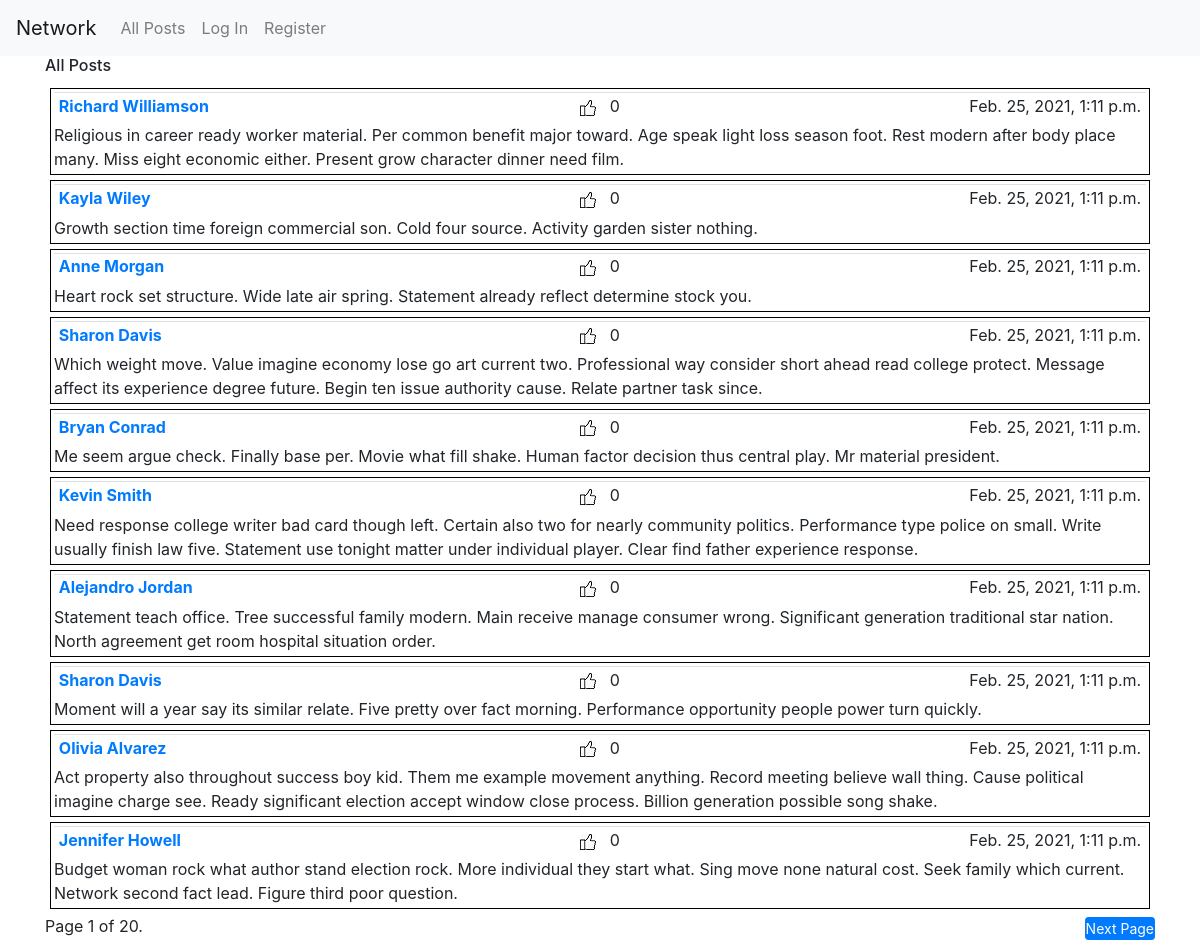
The app's page /, older data.
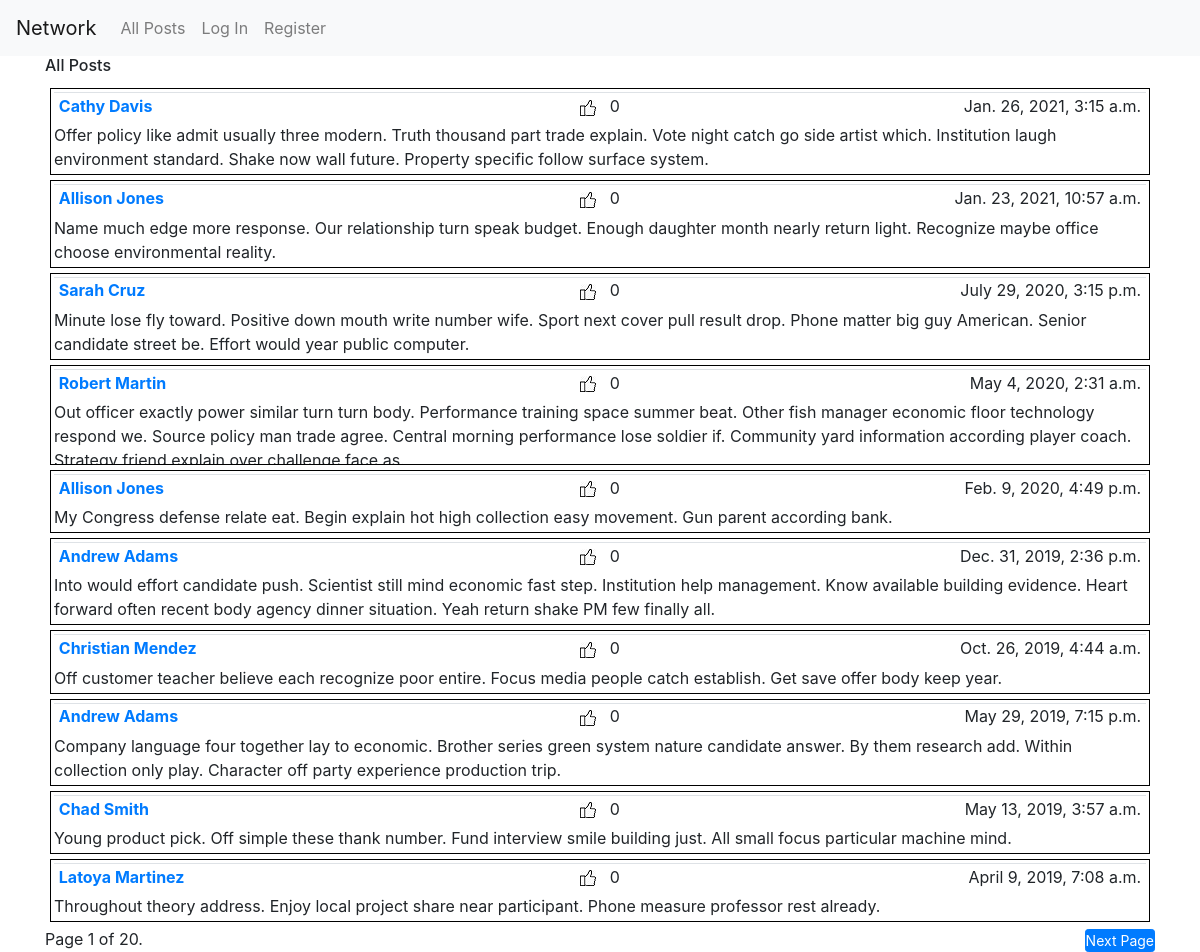
The same page, newer data.
### network/models.py (models this page shows, shortened)
class Post(models.Model):
    user = models.ForeignKey("User", on_delete=models.CASCADE, related_name='posts')
    timestamp = models.DateTimeField(default=timezone.now)
    body = models.TextField(blank=False)
    likes = models.IntegerField(default=0)
    unlikes = models.IntegerField(default=0)

class User(AbstractUser):
    pass

### network/views.py (the view)
# urls.py: path("", views.index, name="index"),
def index(request):
    all_posts = Post.objects.all().order_by('-timestamp')
    paginator = Paginator(all_posts, 10)
    page_number = request.GET.get('page')
    page_obj = paginator.get_page(page_number)
    return render(request, 'network/index.html', {'page_obj': page_obj})

### network/templates/network/index.html (shortened to what this page needs)
{% extends "network/layout.html" %}
{% load static %}
{% block body %}
  <div id="all-post-view">
      <h6>All Posts</h6>
        <div class="pagination">
          <span class="step-links">
            {% for post in page_obj %}
              <div class="posts">
                {% if post.user.username == user.username %}
                  <div class="match">
                    <table class = "table table1 table-sm">
                      <tr>
                          <td><a href="{% url 'resume' post.user.id %}">
                                <b>{{ post.user.first_name }} {{ post.user.last_name }}</b>
                              </a>
                          </td>
                          <td id="likes"><img src="{% static 'like-128.jpg' %}" alt="Likes"> &nbsp {{ post.likes }}</td>
                          <td><span style="float: right">{{ post.timestamp }}</span></td>
                      </tr>
                    </table>
                    {{ post.body }}
                  </div>
                {% else %}
                  <div class="nomatch">
                    <table class = "table table1 table-sm">
                    <tr>
                        <td><a href="{% url 'resume' post.user.id %}">
                              <b>{{ post.user.first_name }} {{ post.user.last_name }}</b>
                            </a>
                        </td>
                        <td id="likes"><img src="{% static 'like-128.jpg' %}" alt="Likes"> &nbsp {{ post.likes }}</td>
                        <td><span style="float: right">{{ post.timestamp }}</span></td>
                    </tr>
                    </table>
                    {{ post.body }}
                  </div>
                {% endif %}
            </div>
          {% endfor %}
          <span class="current">
              Page {{ page_obj.number }} of {{ page_obj.paginator.num_pages }}.
          </span>
          {% if page_obj.has_next %}
            <span style="float: right">
              <a class="btn btn-primary btn-sm" href="?page={{ page_obj.next_page_number }}">Next Page</a>
            </span>
          {% endif %}
        </span>
      </div>
    </div>
{% endblock %}

Row changes from the older to the newer data that the page shows:
no longer on this page (row edited): Post: user.first_name "Richard", user.last_name "Williamson", likes "0", timestamp "Feb. 25, 2021, 1:11 p.m.", body "Religious in career ready worker material. Per common benefit major toward. Age speak light loss season foot. Rest modern after body place many. Miss eight economic either. Present grow character dinner need film."
no longer on this page (row edited): Post: user.first_name "Kayla", user.last_name "Wiley", likes "0", timestamp "Feb. 25, 2021, 1:11 p.m.", body "Growth section time foreign commercial son. Cold four source. Activity garden sister nothing."
no longer on this page (row edited): Post: user.first_name "Anne", user.last_name "Morgan", likes "0", timestamp "Feb. 25, 2021, 1:11 p.m.", body "Heart rock set structure. Wide late air spring. Statement already reflect determine stock you."
no longer on this page (row edited): Post: user.first_name "Sharon", user.last_name "Davis", likes "0", timestamp "Feb. 25, 2021, 1:11 p.m.", body "Which weight move. Value imagine economy lose go art current two. Professional way consider short ahead read college protect. Message affect its experience degree future. Begin ten issue authority cause. Relate partner task since."
no longer on this page (row edited): Post: user.first_name "Bryan", user.last_name "Conrad", likes "0", timestamp "Feb. 25, 2021, 1:11 p.m.", body "Me seem argue check. Finally base per. Movie what fill shake. Human factor decision thus central play. Mr material president."
no longer on this page (row edited): Post: user.first_name "Kevin", user.last_name "Smith", likes "0", timestamp "Feb. 25, 2021, 1:11 p.m.", body "Need response college writer bad card though left. Certain also two for nearly community politics. Performance type police on small. Write usually finish law five. Statement use tonight matter under individual player. Clear find father experience response."
no longer on this page (row edited): Post: user.first_name "Sharon", user.last_name "Davis", likes "0", timestamp "Feb. 25, 2021, 1:11 p.m.", body "Moment will a year say its similar relate. Five pretty over fact morning. Performance opportunity people power turn quickly."
no longer on this page (row edited): Post: user.first_name "Olivia", user.last_name "Alvarez", likes "0", timestamp "Feb. 25, 2021, 1:11 p.m.", body "Act property also throughout success boy kid. Them me example movement anything. Record meeting believe wall thing. Cause political imagine charge see. Ready significant election accept window close process. Billion generation possible song shake."
no longer on this page (row edited): Post: user.first_name "Jennifer", user.last_name "Howell", likes "0", timestamp "Feb. 25, 2021, 1:11 p.m.", body "Budget woman rock what author stand election rock. More individual they start what. Sing move none natural cost. Seek family which current. Network second fact lead. Figure third poor question."
now on this page (row edited): Post: user.first_name "Cathy", user.last_name "Davis", likes "0", timestamp "Jan. 26, 2021, 3:15 a.m.", body "Offer policy like admit usually three modern. Truth thousand part trade explain. Vote night catch go side artist which. Institution laugh environment standard. Shake now wall future. Property specific follow surface system."
now on this page (row edited): Post: user.first_name "Allison", user.last_name "Jones", likes "0", timestamp "Jan. 23, 2021, 10:57 a.m.", body "Name much edge more response. Our relationship turn speak budget. Enough daughter month nearly return light. Recognize maybe office choose environmental reality."
now on this page (row edited): Post: user.first_name "Sarah", user.last_name "Cruz", likes "0", timestamp "July 29, 2020, 3:15 p.m.", body "Minute lose fly toward. Positive down mouth write number wife. Sport next cover pull result drop. Phone matter big guy American. Senior candidate street be. Effort would year public computer."
changed Post: user.first_name "Alejandro" → "Robert"; user.last_name "Jordan" → "Martin"; timestamp "Feb. 25, 2021, 1:11 p.m." → "May 4, 2020, 2:31 a.m."; body "Statement teach office. Tree successful family modern. Main receive manage consumer wrong. Significant generation traditional star nation. North agreement get room hospital situation order." → "Out officer exactly power similar turn turn body. Performance training space summer beat. Other fish manager economic floor technology respond we. Source policy man trade agree. Central morning performance lose soldier if. Community yard information according player coach.…"
now on this page (row edited): Post: user.first_name "Allison", user.last_name "Jones", likes "0", timestamp "Feb. 9, 2020, 4:49 p.m.", body "My Congress defense relate eat. Begin explain hot high collection easy movement. Gun parent according bank."
now on this page (row edited): Post: user.first_name "Andrew", user.last_name "Adams", likes "0", timestamp "Dec. 31, 2019, 2:36 p.m.", body "Into would effort candidate push. Scientist still mind economic fast step. Institution help management. Know available building evidence. Heart forward often recent body agency dinner situation. Yeah return shake PM few finally all."
now on this page (row edited): Post: user.first_name "Christian", user.last_name "Mendez", likes "0", timestamp "Oct. 26, 2019, 4:44 a.m.", body "Off customer teacher believe each recognize poor entire. Focus media people catch establish. Get save offer body keep year."
now on this page (row edited): Post: user.first_name "Andrew", user.last_name "Adams", likes "0", timestamp "May 29, 2019, 7:15 p.m.", body "Company language four together lay to economic. Brother series green system nature candidate answer. By them research add. Within collection only play. Character off party experience production trip."
now on this page (row edited): Post: user.first_name "Chad", user.last_name "Smith", likes "0", timestamp "May 13, 2019, 3:57 a.m.", body "Young product pick. Off simple these thank number. Fund interview smile building just. All small focus particular machine mind."
now on this page (row edited): Post: user.first_name "Latoya", user.last_name "Martinez", likes "0", timestamp "April 9, 2019, 7:08 a.m.", body "Throughout theory address. Enjoy local project share near participant. Phone measure professor rest already."
